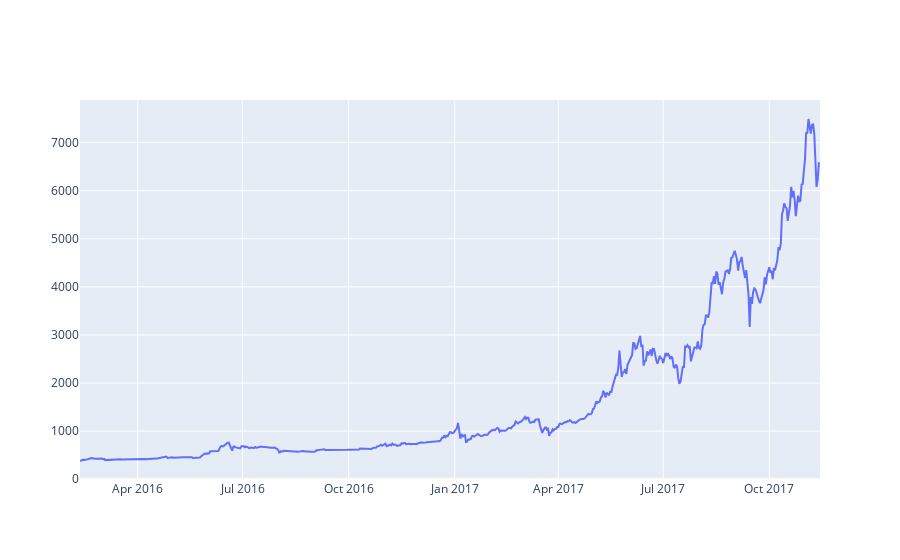

Notebook code for this chart:
### Code cell
btc_trace = go.Scatter(x=data['stamp'], y=data['price'], name= 'Price')
py.iplot([btc_trace])

### Figure 1 — Plotly figure (JSON) as saved in the notebook; plotly's stock layout.template omitted (floating-point values rounded to 4 significant figures; data arrays with more than 128 entries replaced by an {"elided": "..."} marker saying what was removed)
{"data": [{"name": "Price", "type": "scatter", "x": {"elided": "643 str values"}, "y": {"elided": "643 float values"}}], "layout": {}}
